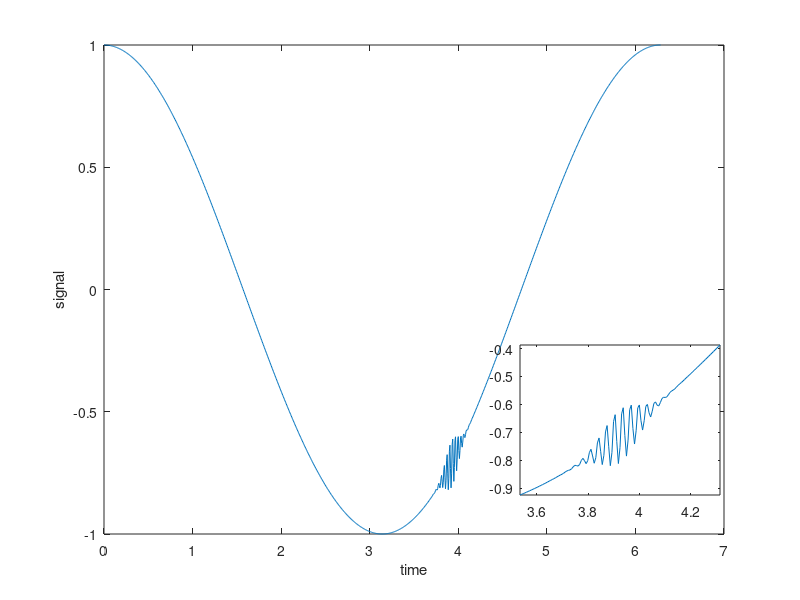

This figure's MATLAB source:
% demonstrate how to create a zoom-box inside figure

t = linspace(0,2*pi,1000); % values in time
x = cos(t); % a sinusoid
perturbation = 0.1*exp((-(t-5*pi/4).^2)/.01).*sin(200*t); % a perturbation
signal = x+perturbation; % a signal to plot
% plot signal on new figure
figure,plot(t,x+perturbation)
xlabel('time'),ylabel('signal')
% create a new pair of axes inside current figure
axes('position',[.65 .175 .25 .25])
box on % put box around new pair of axes
indexOfInterest = (t < 11*pi/8) & (t > 9*pi/8); % range of t near perturbation
plot(t(indexOfInterest),signal(indexOfInterest)) % plot on new axes
axis tight
